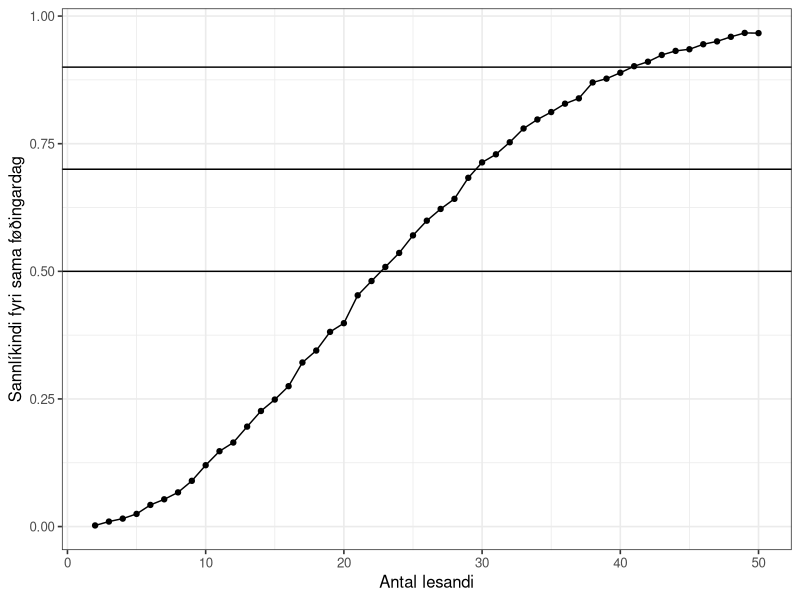
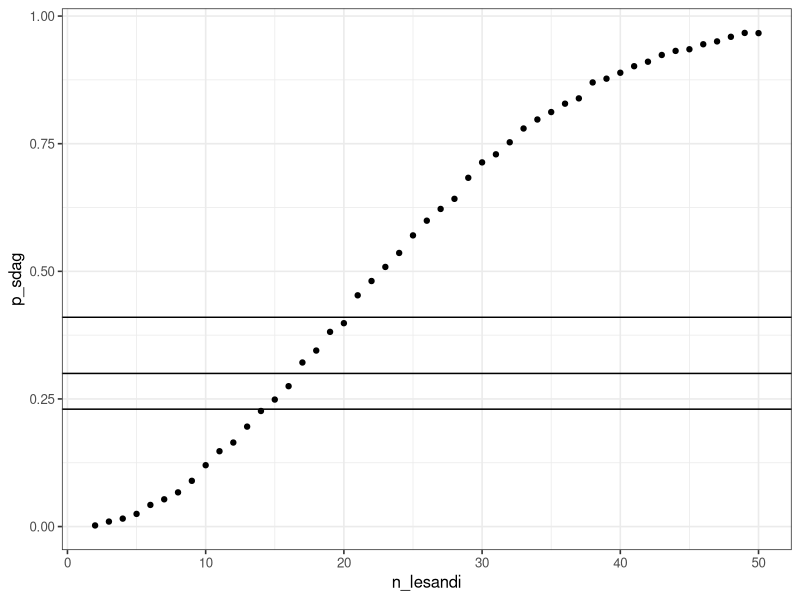
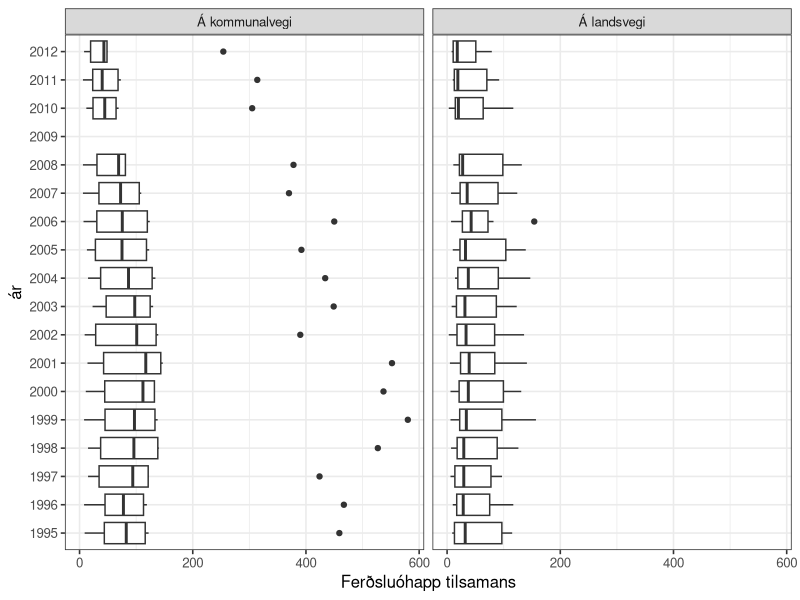
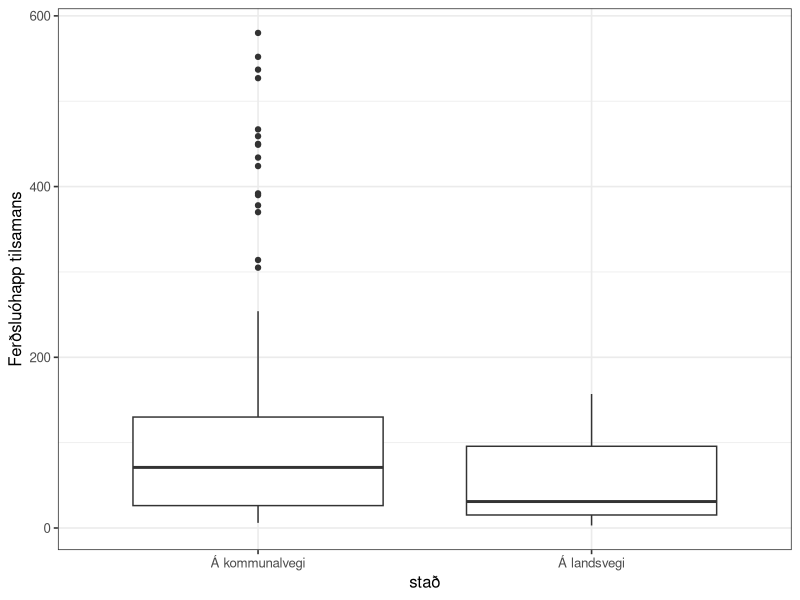
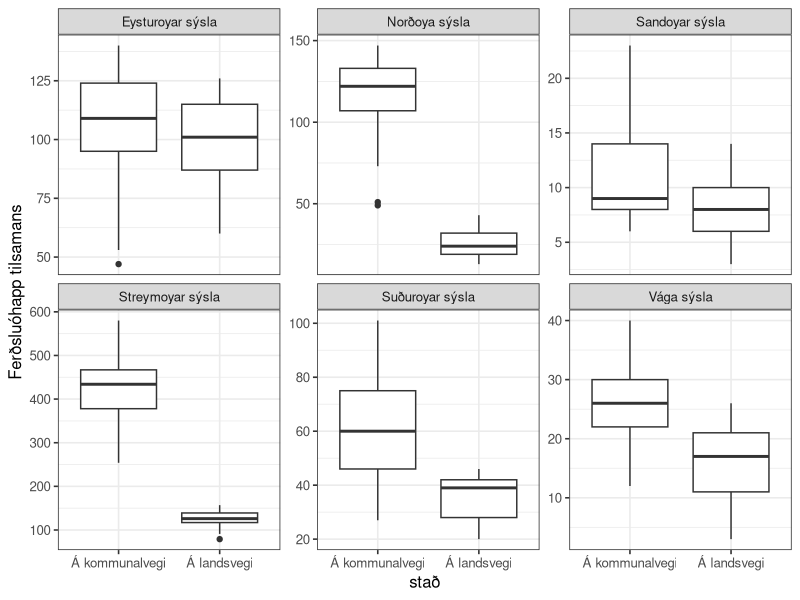
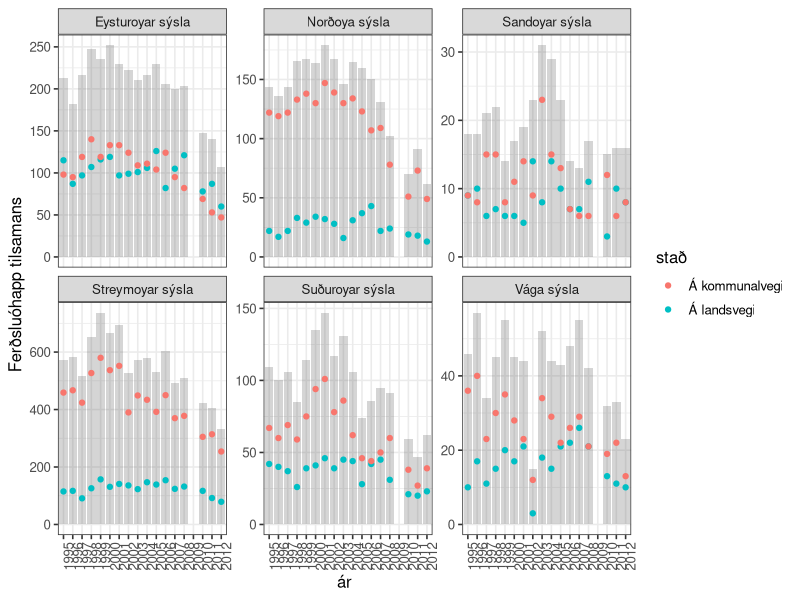
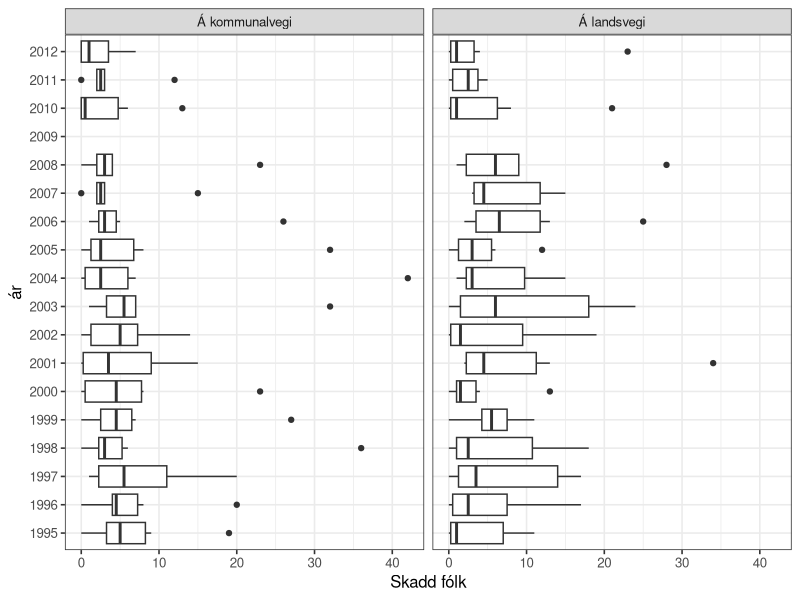
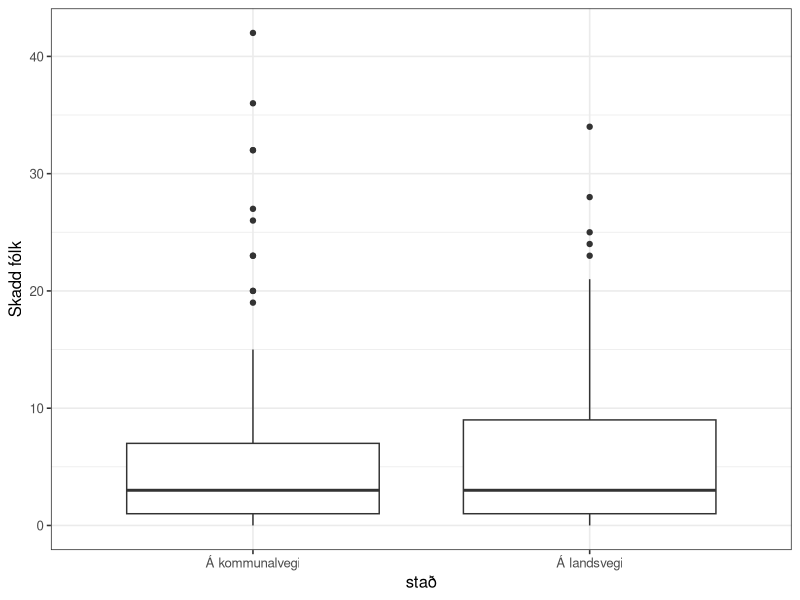

Here is the R script that generated these plots, in order:
## ---- chunk 1
knitr::opts_chunk$set(echo = TRUE)

options(dplyr.summarise.inform = FALSE)
library(tidyverse)

# set theme used for plotting
theme_set(theme_bw(base_size = 12))

## ---- chunk 2
n_lesandi <- 2:10
roynd_nr <- 1:2

sama_fdag <- crossing(n_lesandi, roynd_nr)
sama_fdag
## ---- chunk 3
sama_fdag <- mutate(
  sama_fdag,
  fdag = map(n_lesandi, ~ sample(365, ., replace = TRUE))
  )
sama_fdag
## ---- chunk 4
# Ein listi av integers
str(sama_fdag$fdag)
## ---- chunk 5


sama_fdag <- mutate(sama_fdag, nakar_sdag = map_lgl(fdag, ~ any(duplicated(.x))))
sama_fdag

## ---- chunk 6
p_samadag <- sama_fdag %>%
  group_by(n_lesandi) %>%
  summarise(p_sdag = mean(nakar_sdag))

p_samadag
## ---- chunk 7

p_samadag <-
  crossing(n_lesandi = 2:10, roynd_nr = 1:2) %>%
  mutate(.,
  fdag = map(n_lesandi, ~sample(365, ., replace = TRUE))
  ) %>%
  mutate(., nakar_sdag = map_lgl(fdag, ~any(duplicated(.x)))) %>%
  group_by(n_lesandi) %>%
  summarize(p_sdag = mean(nakar_sdag))
  
p_samadag
## ---- chunk 8

n_lesandi <- 2:50

p_samadag <-
  crossing(n_lesandi, roynd_nr) %>%
  mutate(.,
  fdag = map(n_lesandi, ~sample(365, ., replace = TRUE))
  ) %>%
  mutate(., nakar_sdag = map_lgl(fdag, ~any(duplicated(.x)))) %>%
  group_by(n_lesandi) %>%
  summarize(p_sdag = mean(nakar_sdag))
  
p_samadag

## ---- chunk 9
roynd_nr <- 1:5000
p_samadag <-
  crossing(n_lesandi, roynd_nr) %>%
  mutate(.,
  fdag = map(n_lesandi, ~sample(365, ., replace = TRUE))
  ) %>%
  mutate(., nakar_sdag = map_lgl(fdag, ~any(duplicated(.x)))) %>%
  group_by(n_lesandi) %>%
  summarize(p_sdag = mean(nakar_sdag))
  
p_samadag
## ---- chunk 10
ggplot(p_samadag, aes(x = n_lesandi, y = p_sdag)) +
  geom_point() +
  geom_line() +
  xlab("Antal lesandi") +
  ylab("Sannlíkindi fyri sama føðingardag") +
  geom_hline(yintercept = 0.5) +
  geom_hline(yintercept = 0.7) +
  geom_hline(yintercept = 0.9)
## ---- chunk 11
p_samadag <- p_samadag %>%
  mutate(n_ymisk = map(n_lesandi, ~prod(365:(365 - . + 1))) %>% unlist,
         n_total = 365^n_lesandi,
         p_teori = 1 - (n_ymisk/n_total)
  )

p_samadag
## ---- chunk 12
p_samadag <- p_samadag %>% 
  mutate(p_bday = map_dbl(n_lesandi, ~pbirthday(., classes = 365, coincident = 2)))

p_samadag
## ---- chunk 13
ggplot(p_samadag, aes(x = n_lesandi, y = p_sdag)) +
  geom_point() +
  geom_hline(yintercept = qbirthday(prob = 0.5, classes = 365, coincident = 2) / 100) +
  geom_hline(yintercept = qbirthday(prob = 0.7, classes = 365, coincident = 2) / 100) +
  geom_hline(yintercept = qbirthday(prob = 0.9, classes = 365, coincident = 2) / 100)

## ---- chunk 14

## ---- chunk 15
n_lesandi_50 = pbirthday(50, classes = 365, coincident = 2)
n_lesandi_50

n_lesandi_80 = pbirthday(80, classes = 365, coincident = 2)
n_lesandi_80
## ---- chunk 16
n_lesandi = seq(5, 700, 5)
roynd_nr = 1:100


## ---- chunk 17

## ---- chunk 18

## ---- chunk 19

## ---- chunk 20

## ---- chunk 21

## ---- chunk 22

## ---- chunk 23
ferdslu_ohapp <- read_csv("ferdslu_ohapp.csv")
ferdslu_ohapp
## ---- chunk 24
ferdslu_ohapp <- read_csv("ferdslu_ohapp.csv", skip = 1, na = "..")
ferdslu_ohapp
## ---- chunk 25
ferdslu_ohapp <- ferdslu_ohapp %>%
  mutate(across(everything(), ~ str_replace(., "-", "0")))
ferdslu_ohapp
## ---- chunk 26
ferdslu_ohapp <- pivot_longer(ferdslu_ohapp, cols = '1995':'2012',
                   names_to = "ár", values_to = "n", values_transform = list(n = as.integer))

ferdslu_ohapp

#ferdslu_ohapp$n <- as.integer(ferdslu_ohapp$n)

## ---- chunk 27

ferdslu_ohapp <- pivot_wider(ferdslu_ohapp, names_from = slag, values_from = n)


ferdslu_ohapp
## ---- chunk 28

ggplot(ferdslu_ohapp) +
  geom_boxplot(aes(x = `Ferðsluóhapp tilsamans`, y = ár), na.rm = TRUE) +
  facet_wrap(~stað)

## ---- chunk 29
df <- ferdslu_ohapp %>%
  filter(`Ferðsluóhapp tilsamans` > 150) 
df
## ---- chunk 30

ggplot(data = ferdslu_ohapp) +
  geom_boxplot(aes(x = stað, y = `Ferðsluóhapp tilsamans`), na.rm = TRUE)

## ---- chunk 31

ggplot(data = ferdslu_ohapp) +
  geom_boxplot(aes(x = stað, y = `Ferðsluóhapp tilsamans`), na.rm = TRUE) +
  facet_wrap(~sýsla, scales = "free_y")
  
  

## ---- chunk 32

ggplot(ferdslu_ohapp) +
  geom_bar(aes(x = ár, y = `Ferðsluóhapp tilsamans`), alpha = 0.25, stat = "Identity", na.rm = TRUE) +
  geom_point(aes(x = ár, y = `Ferðsluóhapp tilsamans`, colour = stað), na.rm = TRUE) +
  facet_wrap(~sýsla, scales = "free_y") +
  theme(axis.text.x = element_text(angle = 90))

## ---- chunk 33
ggplot(ferdslu_ohapp, aes(x = `Skadd fólk`, y = `ár`)) +
  geom_boxplot(na.rm = TRUE) +
  facet_wrap(~ `stað`)

## ---- chunk 34
ggplot(ferdslu_ohapp, aes(x = `stað`, y = `Skadd fólk`)) +
  geom_boxplot(na.rm = TRUE)
## ---- chunk 35
ggplot(ferdslu_ohapp, aes(x = `stað`, y = `Skadd fólk`)) +
  geom_boxplot(na.rm = TRUE) +
  facet_wrap(~ `sýsla`, scales = "free_y")
## ---- chunk 36
ggplot(ferdslu_ohapp, aes(x = `stað`, y = `Skadd fólk` / `Ferðsluóhapp tilsamans`)) +
  geom_boxplot(na.rm = TRUE) +
  facet_wrap(~ `sýsla`, scales = "free_y")
## ---- chunk 37
ggplot(ferdslu_ohapp) +
  geom_boxplot(aes(x = `Skadd fólk`/`Ferðsluóhapp tilsamans`, y = `stað`), color = "red", na.rm = TRUE) +
  geom_violin(aes(x = `Skadd fólk`/`Ferðsluóhapp tilsamans`, y = `stað`), alpha = 0.25, na.rm = TRUE) +
  geom_boxplot(aes(x = `Skadd fólk` / `Ferðsluóhapp tilsamans`, y = `sýsla`), color = "blue", na.rm = TRUE) +
  geom_violin(aes(x = `Skadd fólk` / `Ferðsluóhapp tilsamans`, y = `sýsla`), alpha = 0.25, na.rm = TRUE)
## ---- chunk 38
ophapp_yvirlit <- ferdslu_ohapp %>% 
  filter(`ár` != "2009") %>%
  group_by(`stað`) %>%
  summarise(
    n = n(),
    n_ohapp = sum(`Ferðsluóhapp tilsamans`),
    n_skadd = sum(`Skadd fólk`),
    p_skadd = n_skadd / n_ohapp
  )

ophapp_yvirlit
## ---- chunk 39

## ---- chunk 40

## ---- chunk 41

## ---- chunk 42

## ---- chunk 43

## ---- chunk 44

## ---- chunk 45

## ---- chunk 46

## ---- chunk 47
